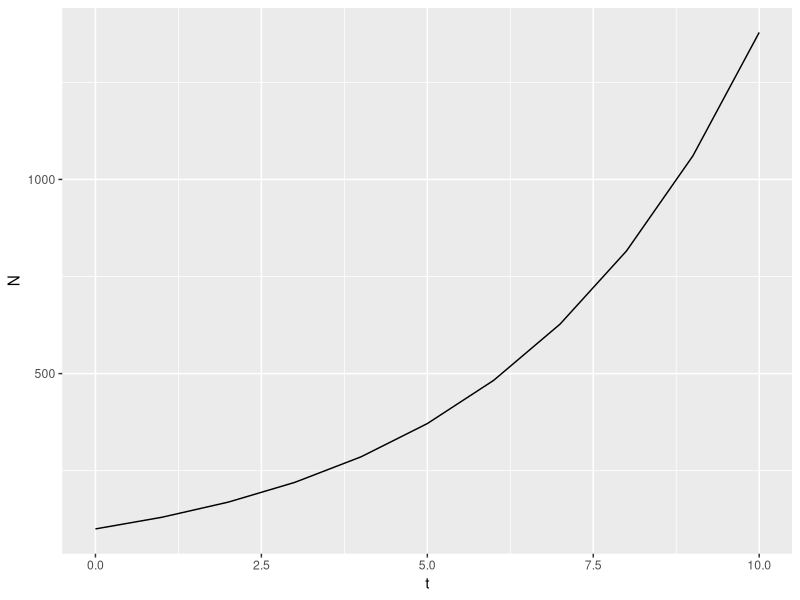
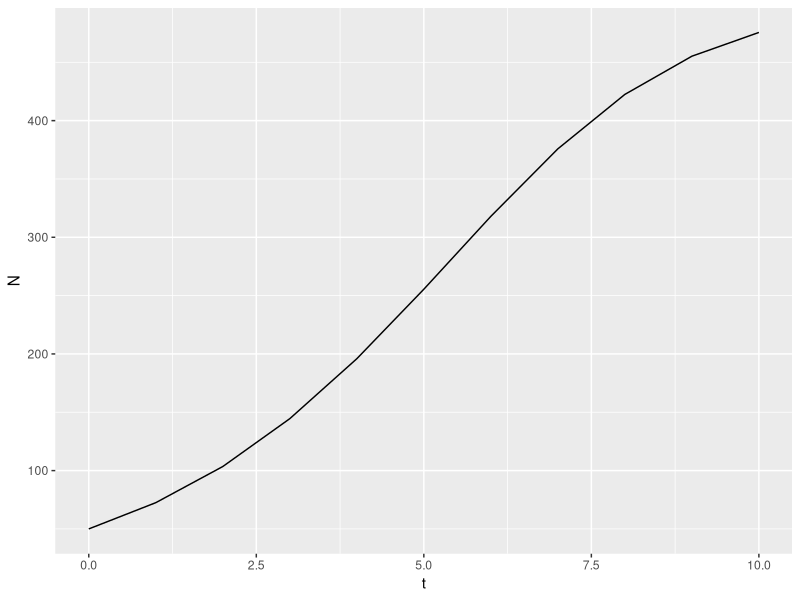

Generate these figures, in order, with R:
library(tidyverse)

##Exponential Population Growth-----------------------------
#set initial conditions
No<-50
r<-0.5
t<-100

#create the df
popDF<-matrix(NA,nrow=t+1,ncol=3)
colnames(popDF)<-c("t","N","dNdt")
popDF<-as_tibble(popDF)

#populate first row and t values
popDF$t<-0:t
popDF$N[1]<-No
popDF$dNdt[1]<-No * r

#populate cells in systematic fashion
for(i in 2:(t+1)){
  popDF$N[i]<-popDF$N[i-1] + popDF$dNdt[i-1]
  popDF$dNdt[i]<-popDF$N[i] * r
}

#populate remaining cells--hard coding
popDF$dNdt[1]<-popDF$N[1] * r
popDF$N[2]<-popDF$N[1] + popDF$dNdt[1]

popDF$dNdt[2]<-popDF$N[2] * r
popDF$N[3]<-popDF$N[2] + popDF$dNdt[2]


#create function
exp_pop_growth<-function(No,r,t){
  #create empty tibble
  popDF<-matrix(NA,nrow=t+1,ncol=3)
  colnames(popDF)<-c("t","N","dNdt")
  popDF<-as_tibble(popDF)
  
  #populate first row and t values
  popDF$t<-0:t
  popDF$N[1]<-No
  popDF$dNdt[1]<-No * r
  
  #populate cells in systematic fashion
  for(i in 2:(t+1)){
    popDF$N[i]<-popDF$N[i-1] + popDF$dNdt[i-1]
    popDF$dNdt[i]<-popDF$N[i] * r
  }
  popDF
}

#graph N vs. t
exp_pop_growth(100,.3,10) %>% ggplot(aes(t,N)) + geom_line()



#Logistic Population Growth-------------------------------------
#set initial conditions
No<-50
r<-0.5
t<-100
K<-500

#create the df
logDF<-matrix(NA,nrow=t+1,ncol=3)
colnames(logDF)<-c("t","N","dNdt")
logDF<-as_tibble(logDF)

#populate first row and t values
logDF$t<-0:t
logDF$N[1]<-No
logDF$dNdt[1]<-r * ((K - No)/K) * No

#populate cells in systematic fashion
for(i in 2:(t+1)){
  logDF$N[i]<-logDF$N[i-1] + logDF$dNdt[i-1]
  logDF$dNdt[i]<-r * ((K - logDF$N[i])/K) * logDF$N[i]
}

#create function
log_pop_growth<-function(No,r,t,K){
  #create empty tibble
  logDF<-matrix(NA,nrow=t+1,ncol=3)
  colnames(logDF)<-c("t","N","dNdt")
  logDF<-as_tibble(logDF)
  
  #populate first row and t values
  logDF$t<-0:t
  logDF$N[1]<-No
  logDF$dNdt[1]<-r * ((K - No)/K) * No
  
  #populate cells in systematic fashion
  for(i in 2:(t+1)){
    logDF$N[i]<-logDF$N[i-1] + logDF$dNdt[i-1]
    logDF$dNdt[i]<-r * ((K - logDF$N[i])/K) * logDF$N[i]
  }
  logDF
}

#graph N vs. t
log_pop_growth(50,0.5,10,500) %>% ggplot(aes(t,N)) + geom_line()




